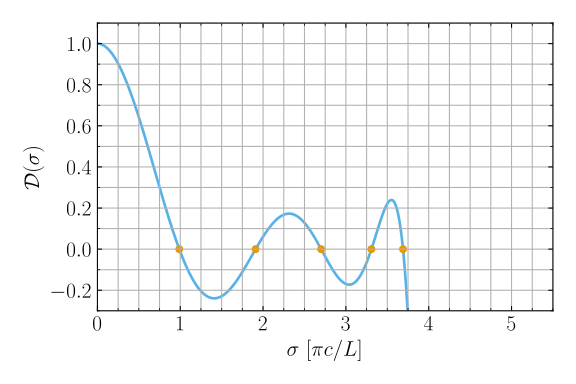

The script that saved this image:
#!/usr/bin/env python
#
# Discriminant function plot

# Imports

import matplotlib.pyplot as plt
import matplotlib.ticker as tkr
import numpy as np
import numpy.linalg as la

from colors import *

# Plot settings

plt.style.use('web.mplstyle')

# Calculation & plot parameters

N = 7
M = 1000

sigma_min = 0
sigma_max = 5.5
n_sigma = M

D_min = -0.3
D_max = 1.1

# System matrix

def S (sigma):

    tau = np.pi/(N-1)

    S = np.zeros([N, N])

    S[0,0] = 1.

    for i in range(1, N-1):
        S[i,i] = tau**2*sigma**2 - 2.
        S[i,i-1] = 1.
        S[i,i+1] = 1.

    S[N-1,N-1] = 1.

    return S

# Discriminant function

def discrim (sigma):

    return la.det(S(sigma))/((-1)**(N-2)*(N-1))

# Evaluate data

sigma = np.linspace(sigma_min, sigma_max, n_sigma)
D = np.empty(n_sigma)

for i in range(n_sigma):
    D[i] = discrim(sigma[i])

# Do the plot

fig, ax = plt.subplots()

ax.plot(sigma, D, color=SKY_BLUE, zorder=0)

ax.set_xlabel(r'$\sigma\ [\pi c/L]$')
ax.set_ylabel(r'$\mathcal{D}(\sigma)$')

ax.set_xlim(sigma_min, sigma_max)
ax.set_ylim(D_min, D_max)

ax.grid(True, which='both', zorder=-1)

ax.xaxis.set_major_locator(tkr.MultipleLocator(1))
ax.xaxis.set_minor_locator(tkr.MultipleLocator(0.25))

ax.yaxis.set_major_locator(tkr.MultipleLocator(0.2))
ax.yaxis.set_minor_locator(tkr.MultipleLocator(0.1))

# Add analytic roots

tau = np.pi/(N-1)

for n in range(1, N-1):
    sigma_ana = np.sqrt(2-2*np.cos(n*tau))/tau
    ax.scatter([sigma_ana,-sigma_ana], [0.,0.], 25, color=ORANGE, zorder=1)

# Write out the figure

fig.tight_layout()
fig.savefig('fig_discrim_func_N7.svg')
